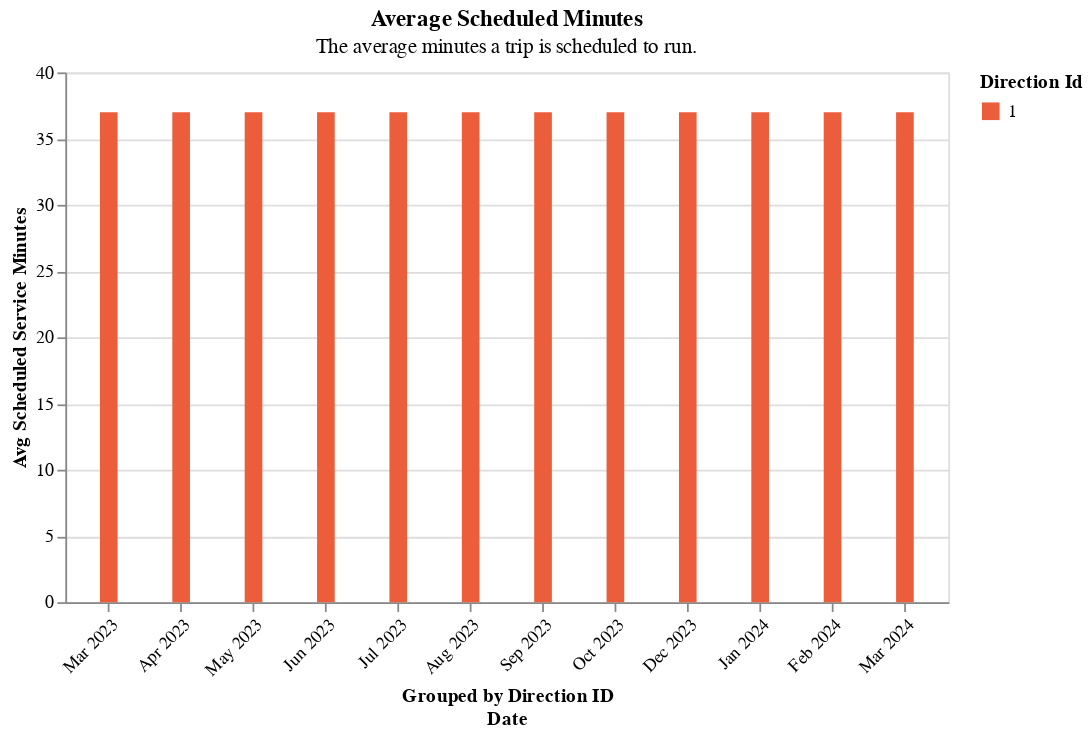

Notebook code cell kept with this figure:
### Code cell
section2.grouped_bar_chart(
    df=one_route[one_route.time_period == "all_day"].drop_duplicates(),
    color_col="direction_id",
    y_col="avg_scheduled_service_minutes",
    offset_col="direction_id",
    title="Average Scheduled Minutes",
    subtitle="The average minutes a trip is scheduled to run.",
)

### Figure 1 — Vega-Lite specification as saved in the notebook (floating-point values rounded to 4 significant figures)
{"config": {"view": {"continuousWidth": 300, "continuousHeight": 300}}, "data": {"name": "data-c90f3f0c810f7a1c5ede50b97fda65ed"}, "mark": {"type": "bar", "size": 10}, "encoding": {"color": {"field": "direction_id", "scale": {"range": ["#ec5d3b", "#fde18d", "#7cc665"]}, "title": "Direction Id", "type": "nominal"}, "tooltip": [{"field": "direction_id", "type": "quantitative"}, {"field": "time_period", "type": "nominal"}, {"field": "route_combined_name", "type": "nominal"}, {"field": "organization_name", "type": "nominal"}, {"field": "service_date", "type": "temporal"}, {"field": "direction_id", "type": "quantitative"}, {"field": "avg_scheduled_service_minutes", "type": "quantitative"}], "x": {"axis": {"format": "%b %Y", "labelAngle": -45}, "field": "service_date", "timeUnit": "yearmonthdate", "title": ["Grouped by Direction ID", "Date"], "type": "ordinal"}, "xOffset": {"field": "direction_id", "title": "Direction Id", "type": "nominal"}, "y": {"field": "avg_scheduled_service_minutes", "title": "Avg Scheduled Service Minutes", "type": "quantitative"}}, "height": 300, "title": {"text": ["Average Scheduled Minutes"], "subtitle": ["The average minutes a trip is scheduled to run."]}, "width": 500, "$schema": "https://vega.github.io/schema/vega-lite/v5.14.1.json", "datasets": {"data-c90f3f0c810f7a1c5ede50b97fda65ed": [{"schedule_gtfs_dataset_key": "239f3baf3dd3b9e9464f66a777f9897d", "direction_id": 1.0, "time_period": "All Day", "avg_scheduled_service_minutes": 37, "avg_stop_miles": 0.2, "n_scheduled_trips": 15, "frequency": 0.62, "service_date": "2023-09-13T00:00:00", "minutes_atleast1_vp": 490, "minutes_atleast2_vp": 117, "total_rt_service_minutes": 514.0, "total_scheduled_service_minutes": 558.0, "total_vp": 615, "vp_in_shape": 614, "is_early": 4, "is_ontime": 11, "is_late": 0, "n_vp_trips": 15, "vp_per_minute": 1.2, "pct_in_shape": 100.0, "pct_rt_journey_atleast1_vp": 95.0, "pct_rt_journey_atleast2_vp": 23.0, "pct_sched_journey_atleast1_vp": 88.0, "pct_sched_journey_atleast2_vp": 21.0, "rt_sched_journey_ratio": 0.92, "avg_rt_service_minutes": 34.27, "sched_rt_category": "schedule_and_vp", "speed_mph": 27.69, "name": "SBMTD Schedule", "route_long_name": "SBCC/UCSB Express", "route_short_name": "15X", "route_combined_name": "15X SBCC/UCSB Express", "route_id": "15X", "typology": "express", "schedule_source_record_id": "rectQfIeiKDBeJSAV", "base64_url": "aHR0cHM6Ly9zYm10ZC5nb3YvZ29vZ2xlX3RyYW5zaXQvZmVlZC56aXA=", "organization_source_record_id": "recswCrw6a6htmXJ4", "organization_name": "Santa Barbara Metropolitan Transit District", "caltrans_district": "05 - San Luis Obispo", "rt_sched_journey_ratio_cat": "Early", "frequency_cat": "<1 trip/hour", "vp_per_minute_cat": "<3 pings/minute", "ruler_100_pct": 100, "ruler_for_vp_per_min": 2, "avg_scheduled_service_minutes_str": "37"}, {"schedule_gtfs_dataset_key": "239f3baf3dd3b9e9464f66a777f9897d", "direction_id": 1.0, "time_period": "All Day", "avg_scheduled_service_minutes": 37, "avg_stop_miles": 0.2, "n_scheduled_trips": 15, "frequency": 0.62, "service_date": "2023-10-11T00:00:00", "minutes_atleast1_vp": 407, "minutes_atleast2_vp": 89, "total_rt_service_minutes": 439.1, "total_scheduled_service_minutes": 490.0, "total_vp": 503, "vp_in_shape": 502, "is_early": 6, "is_ontime": 7, "is_late": 0, "n_vp_trips": 13, "vp_per_minute": 1.15, "pct_in_shape": 100.0, "pct_rt_journey_atleast1_vp": 93.0, "pct_rt_journey_atleast2_vp": 20.0, "pct_sched_journey_atleast1_vp": 83.0, "pct_sched_journey_atleast2_vp": 18.0, "rt_sched_journey_ratio": 0.9, "avg_rt_service_minutes": 33.78, "sched_rt_category": "schedule_and_vp", "speed_mph": 27.76, "name": "SBMTD Schedule", "route_long_name": "SBCC/UCSB Express", "route_short_name": "15X", "route_combined_name": "15X SBCC/UCSB Express", "route_id": "15X", "typology": "express", "schedule_source_record_id": "rectQfIeiKDBeJSAV", "base64_url": "aHR0cHM6Ly9zYm10ZC5nb3YvZ29vZ2xlX3RyYW5zaXQvZmVlZC56aXA=", "organization_source_record_id": "recswCrw6a6htmXJ4", "organization_name": "Santa Barbara Metropolitan Transit District", "caltrans_district": "05 - San Luis Obispo", "rt_sched_journey_ratio_cat": "Early", "frequency_cat": "<1 trip/hour", "vp_per_minute_cat": "<3 pings/minute", "ruler_100_pct": 100, "ruler_for_vp_per_min": 2, "avg_scheduled_service_minutes_str": "37"}, {"schedule_gtfs_dataset_key": "239f3baf3dd3b9e9464f66a777f9897d", "direction_id": 1.0, "time_period": "All Day", "avg_scheduled_service_minutes": 37, "avg_stop_miles": 0.2, "n_scheduled_trips": 15, "frequency": 0.62, "service_date": "2023-12-13T00:00:00", "minutes_atleast1_vp": 439, "minutes_atleast2_vp": 101, "total_rt_service_minutes": 463.7, "total_scheduled_service_minutes": 484.0, "total_vp": 550, "vp_in_shape": 550, "is_early": 4, "is_ontime": 9, "is_late": 0, "n_vp_trips": 13, "vp_per_minute": 1.19, "pct_in_shape": 100.0, "pct_rt_journey_atleast1_vp": 95.0, "pct_rt_journey_atleast2_vp": 22.0, "pct_sched_journey_atleast1_vp": 91.0, "pct_sched_journey_atleast2_vp": 21.0, "rt_sched_journey_ratio": 0.96, "avg_rt_service_minutes": 35.67, "sched_rt_category": "schedule_and_vp", "speed_mph": 25.58, "name": "SBMTD Schedule", "route_long_name": "SBCC/UCSB Express", "route_short_name": "15X", "route_combined_name": "15X SBCC/UCSB Express", "route_id": "15X", "typology": "express", "schedule_source_record_id": "rectQfIeiKDBeJSAV", "base64_url": "aHR0cHM6Ly9zYm10ZC5nb3YvZ29vZ2xlX3RyYW5zaXQvZmVlZC56aXA=", "organization_source_record_id": "recswCrw6a6htmXJ4", "organization_name": "Santa Barbara Metropolitan Transit District", "caltrans_district": "05 - San Luis Obispo", "rt_sched_journey_ratio_cat": "Early", "frequency_cat": "<1 trip/hour", "vp_per_minute_cat": "<3 pings/minute", "ruler_100_pct": 100, "ruler_for_vp_per_min": 2, "avg_scheduled_service_minutes_str": "37"}, {"schedule_gtfs_dataset_key": "239f3baf3dd3b9e9464f66a777f9897d", "direction_id": 1.0, "time_period": "All Day", "avg_scheduled_service_minutes": 37, "avg_stop_miles": 0.2, "n_scheduled_trips": 15, "frequency": 0.62, "service_date": "2024-01-17T00:00:00", "minutes_atleast1_vp": 416, "minutes_atleast2_vp": 91, "total_rt_service_minutes": 459.3, "total_scheduled_service_minutes": 518.0, "total_vp": 513, "vp_in_shape": 510, "is_early": 7, "is_ontime": 7, "is_late": 0, "n_vp_trips": 14, "vp_per_minute": 1.12, "pct_in_shape": 99.0, "pct_rt_journey_atleast1_vp": 91.0, "pct_rt_journey_atleast2_vp": 20.0, "pct_sched_journey_atleast1_vp": 80.0, "pct_sched_journey_atleast2_vp": 18.0, "rt_sched_journey_ratio": 0.89, "avg_rt_service_minutes": 32.81, "sched_rt_category": "schedule_and_vp", "speed_mph": 26.19, "name": "SBMTD Schedule", "route_long_name": "SBCC/UCSB Express", "route_short_name": "15X", "route_combined_name": "15X SBCC/UCSB Express", "route_id": "15X", "typology": "express", "schedule_source_record_id": "rectQfIeiKDBeJSAV", "base64_url": "aHR0cHM6Ly9zYm10ZC5nb3YvZ29vZ2xlX3RyYW5zaXQvZmVlZC56aXA=", "organization_source_record_id": "recswCrw6a6htmXJ4", "organization_name": "Santa Barbara Metropolitan Transit District", "caltrans_district": "05 - San Luis Obispo", "rt_sched_journey_ratio_cat": "Early", "frequency_cat": "<1 trip/hour", "vp_per_minute_cat": "<3 pings/minute", "ruler_100_pct": 100, "ruler_for_vp_per_min": 2, "avg_scheduled_service_minutes_str": "37"}, {"schedule_gtfs_dataset_key": "239f3baf3dd3b9e9464f66a777f9897d", "direction_id": 1.0, "time_period": "All Day", "avg_scheduled_service_minutes": 37, "avg_stop_miles": 0.2, "n_scheduled_trips": 15, "frequency": 0.62, "service_date": "2024-02-14T00:00:00", "minutes_atleast1_vp": 472, "minutes_atleast2_vp": 138, "total_rt_service_minutes": 498.4, "total_scheduled_service_minutes": 518.0, "total_vp": 617, "vp_in_shape": 616, "is_early": 3, "is_ontime": 10, "is_late": 1, "n_vp_trips": 14, "vp_per_minute": 1.24, "pct_in_shape": 100.0, "pct_rt_journey_atleast1_vp": 95.0, "pct_rt_journey_atleast2_vp": 28.0, "pct_sched_journey_atleast1_vp": 91.0, "pct_sched_journey_atleast2_vp": 27.0, "rt_sched_journey_ratio": 0.96, "avg_rt_service_minutes": 35.6, "sched_rt_category": "schedule_and_vp", "speed_mph": 26.32, "name": "SBMTD Schedule", "route_long_name": "SBCC/UCSB Express", "route_short_name": "15X", "route_combined_name": "15X SBCC/UCSB Express", "route_id": "15X", "typology": "express", "schedule_source_record_id": "rectQfIeiKDBeJSAV", "base64_url": "aHR0cHM6Ly9zYm10ZC5nb3YvZ29vZ2xlX3RyYW5zaXQvZmVlZC56aXA=", "organization_source_record_id": "recswCrw6a6htmXJ4", "organization_name": "Santa Barbara Metropolitan Transit District", "caltrans_district": "05 - San Luis Obispo", "rt_sched_journey_ratio_cat": "Early", "frequency_cat": "<1 trip/hour", "vp_per_minute_cat": "<3 pings/minute", "ruler_100_pct": 100, "ruler_for_vp_per_min": 2, "avg_scheduled_service_minutes_str": "37"}, {"schedule_gtfs_dataset_key": "239f3baf3dd3b9e9464f66a777f9897d", "direction_id": 1.0, "time_period": "All Day", "avg_scheduled_service_minutes": 37, "avg_stop_miles": 0.2, "n_scheduled_trips": 15, "frequency": 0.62, "service_date": "2024-03-13T00:00:00", "minutes_atleast1_vp": 401, "minutes_atleast2_vp": 101, "total_rt_service_minutes": 447.4, "total_scheduled_service_minutes": 478.0, "total_vp": 507, "vp_in_shape": 507, "is_early": 3, "is_ontime": 10, "is_late": 0, "n_vp_trips": 13, "vp_per_minute": 1.13, "pct_in_shape": 100.0, "pct_rt_journey_atleast1_vp": 90.0, "pct_rt_journey_atleast2_vp": 23.0, "pct_sched_journey_atleast1_vp": 84.0, "pct_sched_journey_atleast2_vp": 21.0, "rt_sched_journey_ratio": 0.94, "avg_rt_service_minutes": 34.41, "sched_rt_category": "schedule_and_vp", "speed_mph": 27.07, "name": "SBMTD Schedule", "route_long_name": "SBCC/UCSB Express", "route_short_name": "15X", "route_combined_name": "15X SBCC/UCSB Express", "route_id": "15X", "typology": "express", "schedule_source_record_id": "rectQfIeiKDBeJSAV", "base64_url": "aHR0cHM6Ly9zYm10ZC5nb3YvZ29vZ2xlX3RyYW5zaXQvZmVlZC56aXA=", "organization_source_record_id": "recswCrw6a6htmXJ4", "organization_name": "Santa Barbara Metropolitan Transit District", "caltrans_district": "05 - San Luis Obispo", "rt_sched_journey_ratio_cat": "Early", "frequency_cat": "<1 trip/hour", "vp_per_minute_cat": "<3 pings/minute", "ruler_100_pct": 100, "ruler_for_vp_per_min": 2, "avg_scheduled_service_minutes_str": "37"}, {"schedule_gtfs_dataset_key": "de792182088eecc3d5c0bd3f1df62965", "direction_id": 1.0, "time_period": "All Day", "avg_scheduled_service_minutes": 37, "avg_stop_miles": 0.2, "n_scheduled_trips": 15, "frequency": 0.62, "service_date": "2023-03-15T00:00:00", "minutes_atleast1_vp": 407, "minutes_atleast2_vp": 94, "total_rt_service_minutes": 451.7, "total_scheduled_service_minutes": 558.0, "total_vp": 504, "vp_in_shape": 504, "is_early": 11, "is_ontime": 4, "is_late": 0, "n_vp_trips": 15, "vp_per_minute": 1.12, "pct_in_shape": 100.0, "pct_rt_journey_atleast1_vp": 90.0, "pct_rt_journey_atleast2_vp": 21.0, "pct_sched_journey_atleast1_vp": 73.0, "pct_sched_journey_atleast2_vp": 17.0, "rt_sched_journey_ratio": 0.81, "avg_rt_service_minutes": 30.11, "sched_rt_category": "schedule_and_vp", "speed_mph": 29.82, "name": "SBMTD Schedule", "route_long_name": "SBCC/UCSB Express", "route_short_name": "15X", "route_combined_name": "15X SBCC/UCSB Express", "route_id": "15X", "typology": "express", "schedule_source_record_id": "rectQfIeiKDBeJSAV", "base64_url": "aHR0cHM6Ly9zYm10ZC5nb3YvZ29vZ2xlX3RyYW5zaXQvZmVlZC56aXA=", "organization_source_record_id": "recswCrw6a6htmXJ4", "organization_name": "Santa Barbara Metropolitan Transit District", "caltrans_district": "05 - San Luis Obispo", "rt_sched_journey_ratio_cat": "Early", "frequency_cat": "<1 trip/hour", "vp_per_minute_cat": "<3 pings/minute", "ruler_100_pct": 100, "ruler_for_vp_per_min": 2, "avg_scheduled_service_minutes_str": "37"}, {"schedule_gtfs_dataset_key": "de792182088eecc3d5c0bd3f1df62965", "direction_id": 1.0, "time_period": "All Day", "avg_scheduled_service_minutes": 37, "avg_stop_miles": 0.2, "n_scheduled_trips": 15, "frequency": 0.62, "service_date": "2023-04-12T00:00:00", "minutes_atleast1_vp": 440, "minutes_atleast2_vp": 111, "total_rt_service_minutes": 495.5, "total_scheduled_service_minutes": 524.0, "total_vp": 557, "vp_in_shape": 557, "is_early": 2, "is_ontime": 12, "is_late": 0, "n_vp_trips": 14, "vp_per_minute": 1.12, "pct_in_shape": 100.0, "pct_rt_journey_atleast1_vp": 89.0, "pct_rt_journey_atleast2_vp": 22.0, "pct_sched_journey_atleast1_vp": 84.0, "pct_sched_journey_atleast2_vp": 21.0, "rt_sched_journey_ratio": 0.95, "avg_rt_service_minutes": 35.39, "sched_rt_category": "schedule_and_vp", "speed_mph": 27.92, "name": "SBMTD Schedule", "route_long_name": "SBCC/UCSB Express", "route_short_name": "15X", "route_combined_name": "15X SBCC/UCSB Express", "route_id": "15X", "typology": "express", "schedule_source_record_id": "rectQfIeiKDBeJSAV", "base64_url": "aHR0cHM6Ly9zYm10ZC5nb3YvZ29vZ2xlX3RyYW5zaXQvZmVlZC56aXA=", "organization_source_record_id": "recswCrw6a6htmXJ4", "organization_name": "Santa Barbara Metropolitan Transit District", "caltrans_district": "05 - San Luis Obispo", "rt_sched_journey_ratio_cat": "Early", "frequency_cat": "<1 trip/hour", "vp_per_minute_cat": "<3 pings/minute", "ruler_100_pct": 100, "ruler_for_vp_per_min": 2, "avg_scheduled_service_minutes_str": "37"}, {"schedule_gtfs_dataset_key": "de792182088eecc3d5c0bd3f1df62965", "direction_id": 1.0, "time_period": "All Day", "avg_scheduled_service_minutes": 37, "avg_stop_miles": 0.2, "n_scheduled_trips": 15, "frequency": 0.62, "service_date": "2023-05-17T00:00:00", "minutes_atleast1_vp": 490, "minutes_atleast2_vp": 103, "total_rt_service_minutes": 511.9, "total_scheduled_service_minutes": 558.0, "total_vp": 603, "vp_in_shape": 602, "is_early": 5, "is_ontime": 10, "is_late": 0, "n_vp_trips": 15, "vp_per_minute": 1.18, "pct_in_shape": 100.0, "pct_rt_journey_atleast1_vp": 96.0, "pct_rt_journey_atleast2_vp": 20.0, "pct_sched_journey_atleast1_vp": 88.0, "pct_sched_journey_atleast2_vp": 18.0, "rt_sched_journey_ratio": 0.92, "avg_rt_service_minutes": 34.13, "sched_rt_category": "schedule_and_vp", "speed_mph": 28.83, "name": "SBMTD Schedule", "route_long_name": "SBCC/UCSB Express", "route_short_name": "15X", "route_combined_name": "15X SBCC/UCSB Express", "route_id": "15X", "typology": "express", "schedule_source_record_id": "rectQfIeiKDBeJSAV", "base64_url": "aHR0cHM6Ly9zYm10ZC5nb3YvZ29vZ2xlX3RyYW5zaXQvZmVlZC56aXA=", "organization_source_record_id": "recswCrw6a6htmXJ4", "organization_name": "Santa Barbara Metropolitan Transit District", "caltrans_district": "05 - San Luis Obispo", "rt_sched_journey_ratio_cat": "Early", "frequency_cat": "<1 trip/hour", "vp_per_minute_cat": "<3 pings/minute", "ruler_100_pct": 100, "ruler_for_vp_per_min": 2, "avg_scheduled_service_minutes_str": "37"}, {"schedule_gtfs_dataset_key": "de792182088eecc3d5c0bd3f1df62965", "direction_id": 1.0, "time_period": "All Day", "avg_scheduled_service_minutes": 37, "avg_stop_miles": 0.2, "n_scheduled_trips": 15, "frequency": 0.62, "service_date": "2023-06-14T00:00:00", "minutes_atleast1_vp": 493, "minutes_atleast2_vp": 113, "total_rt_service_minutes": 493.0, "total_scheduled_service_minutes": 524.0, "total_vp": 617, "vp_in_shape": 617, "is_early": 0, "is_ontime": 14, "is_late": 0, "n_vp_trips": 14, "vp_per_minute": 1.25, "pct_in_shape": 100.0, "pct_rt_journey_atleast1_vp": 100.0, "pct_rt_journey_atleast2_vp": 23.0, "pct_sched_journey_atleast1_vp": 94.0, "pct_sched_journey_atleast2_vp": 22.0, "rt_sched_journey_ratio": 0.94, "avg_rt_service_minutes": 35.21, "sched_rt_category": "schedule_and_vp", "speed_mph": 27.3, "name": "SBMTD Schedule", "route_long_name": "SBCC/UCSB Express", "route_short_name": "15X", "route_combined_name": "15X SBCC/UCSB Express", "route_id": "15X", "typology": "express", "schedule_source_record_id": "rectQfIeiKDBeJSAV", "base64_url": "aHR0cHM6Ly9zYm10ZC5nb3YvZ29vZ2xlX3RyYW5zaXQvZmVlZC56aXA=", "organization_source_record_id": "recswCrw6a6htmXJ4", "organization_name": "Santa Barbara Metropolitan Transit District", "caltrans_district": "05 - San Luis Obispo", "rt_sched_journey_ratio_cat": "Early", "frequency_cat": "<1 trip/hour", "vp_per_minute_cat": "<3 pings/minute", "ruler_100_pct": 100, "ruler_for_vp_per_min": 2, "avg_scheduled_service_minutes_str": "37"}, {"schedule_gtfs_dataset_key": "de792182088eecc3d5c0bd3f1df62965", "direction_id": 1.0, "time_period": "All Day", "avg_scheduled_service_minutes": 37, "avg_stop_miles": 0.2, "n_scheduled_trips": 15, "frequency": 0.62, "service_date": "2023-07-12T00:00:00", "minutes_atleast1_vp": 305, "minutes_atleast2_vp": 67, "total_rt_service_minutes": 328.4, "total_scheduled_service_minutes": 382.0, "total_vp": 375, "vp_in_shape": 374, "is_early": 4, "is_ontime": 6, "is_late": 0, "n_vp_trips": 10, "vp_per_minute": 1.14, "pct_in_shape": 100.0, "pct_rt_journey_atleast1_vp": 93.0, "pct_rt_journey_atleast2_vp": 20.0, "pct_sched_journey_atleast1_vp": 80.0, "pct_sched_journey_atleast2_vp": 18.0, "rt_sched_journey_ratio": 0.86, "avg_rt_service_minutes": 32.84, "sched_rt_category": "schedule_and_vp", "speed_mph": 28.63, "name": "SBMTD Schedule", "route_long_name": "SBCC/UCSB Express", "route_short_name": "15X", "route_combined_name": "15X SBCC/UCSB Express", "route_id": "15X", "typology": "express", "schedule_source_record_id": "rectQfIeiKDBeJSAV", "base64_url": "aHR0cHM6Ly9zYm10ZC5nb3YvZ29vZ2xlX3RyYW5zaXQvZmVlZC56aXA=", "organization_source_record_id": "recswCrw6a6htmXJ4", "organization_name": "Santa Barbara Metropolitan Transit District", "caltrans_district": "05 - San Luis Obispo", "rt_sched_journey_ratio_cat": "Early", "frequency_cat": "<1 trip/hour", "vp_per_minute_cat": "<3 pings/minute", "ruler_100_pct": 100, "ruler_for_vp_per_min": 2, "avg_scheduled_service_minutes_str": "37"}, {"schedule_gtfs_dataset_key": "de792182088eecc3d5c0bd3f1df62965", "direction_id": 1.0, "time_period": "All Day", "avg_scheduled_service_minutes": 37, "avg_stop_miles": 0.2, "n_scheduled_trips": 15, "frequency": 0.62, "service_date": "2023-08-15T00:00:00", "minutes_atleast1_vp": 495, "minutes_atleast2_vp": 89, "total_rt_service_minutes": 528.8, "total_scheduled_service_minutes": 558.0, "total_vp": 590, "vp_in_shape": 559, "is_early": 3, "is_ontime": 10, "is_late": 2, "n_vp_trips": 15, "vp_per_minute": 1.12, "pct_in_shape": 95.0, "pct_rt_journey_atleast1_vp": 94.0, "pct_rt_journey_atleast2_vp": 17.0, "pct_sched_journey_atleast1_vp": 89.0, "pct_sched_journey_atleast2_vp": 16.0, "rt_sched_journey_ratio": 0.95, "avg_rt_service_minutes": 35.25, "sched_rt_category": "schedule_and_vp", "speed_mph": 27.16, "name": "SBMTD Schedule", "route_long_name": "SBCC/UCSB Express", "route_short_name": "15X", "route_combined_name": "15X SBCC/UCSB Express", "route_id": "15X", "typology": "express", "schedule_source_record_id": "rectQfIeiKDBeJSAV", "base64_url": "aHR0cHM6Ly9zYm10ZC5nb3YvZ29vZ2xlX3RyYW5zaXQvZmVlZC56aXA=", "organization_source_record_id": "recswCrw6a6htmXJ4", "organization_name": "Santa Barbara Metropolitan Transit District", "caltrans_district": "05 - San Luis Obispo", "rt_sched_journey_ratio_cat": "Early", "frequency_cat": "<1 trip/hour", "vp_per_minute_cat": "<3 pings/minute", "ruler_100_pct": 100, "ruler_for_vp_per_min": 2, "avg_scheduled_service_minutes_str": "37"}]}}
